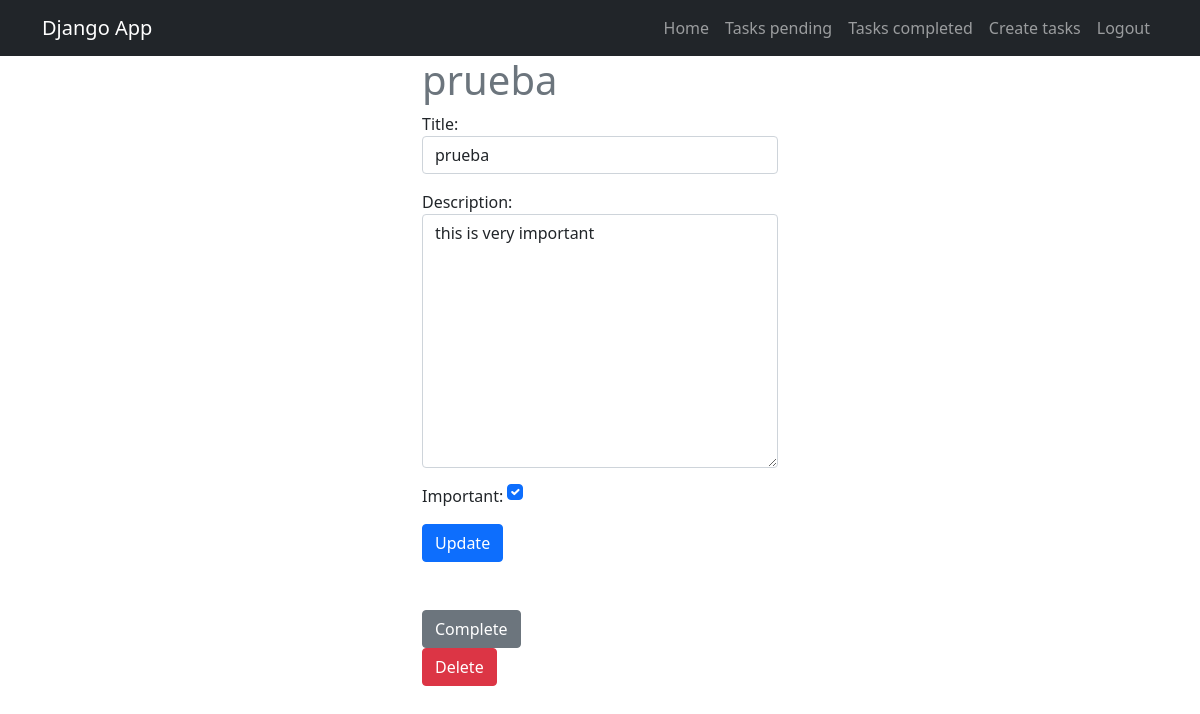
The page /tasks/10 (signed in) on the database its author committed.
### tasks/models.py (models this page shows, shortened)
class Task(models.Model):
    title = models.CharField(max_length=100)
    description = models.TextField(blank=True)
    created = models.DateTimeField(auto_now_add=True)
    datecompleted = models.DateTimeField(null=True, blank=True)
    important = models.BooleanField(default=False)
    user = models.ForeignKey(User, on_delete=models.CASCADE)

### tasks/views.py (the view, shortened to what this page needs)
# urls.py: path('tasks/<int:task_id>', views.task_detail, name='task_detail'),
@login_required
def task_detail(request, task_id):
    if request.method == 'GET':
        task = get_object_or_404(Task, pk=task_id, user=request.user) #el ultimo parametro es para que solo sea accesible por el usuario loggeado
        form = TaskForm(instance=task)
        return render(request, 'task_detail.html', {'task': task, 'form': form})

### tasks/forms.py
class TaskForm(forms.ModelForm):
    class Meta:
        model = Task
        fields = ['title', 'description', 'important']
        widgets = { # Aquí estoy pasando las clases de boostrap a los atributos de arriba
            'title': forms.TextInput(attrs={'class': 'form-control', 'placeholder':  'Write a title'}),
            'description': forms.Textarea(attrs={'class': 'form-control', 'placeholder':  'Write a description'}),
            'important': forms.CheckboxInput(attrs={'class': 'form-check-input m-auto'})
        }

### tasks/templates/task_detail.html (shortened to what this page needs)
{% extends 'base.html' %}
{% block content %}
<main class="container">
    <div class="row">
        <div class="col-md-4 offset-md-4">
            <h1 class="text-secondary">{{task.title}}</h1>
            <form method="POST">
                {{form.as_p }}
                <button class="btn btn-primary">
                    Update
                </button>
            </form>
            <div class="mt-5 display-flex">
                <form action="{% url 'complete_task' task.id %}" method="POST">
                    <button class="btn btn-secondary">
                        Complete
                    </button>
                </form>
                <form action="{% url 'delete_task' task.id %}" method="POST">
                    <button class="btn btn-danger">
                        Delete
                    </button>
                </form>
            </div>
        </div>
    </div>
</main>
{% endblock %}

### rows shown on the page
Task: title "prueba", description "this is very important", important "☑"
